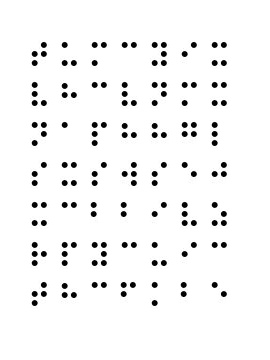
%> input picture COMS_5750/HW2/images/p7/in/1.jpg, 270 x 360 px
$ octave p7.m   (GNU Octave 9; MATLAB toolbox functions it lacks are replaced by stand-ins)
%> lines starting %> are read from the running program, lines starting %| are printed output that depends on the picture; in (x1, y1, x2, y2) boxes, pixels count from 0 and x2, y2 are one past the last pixel; in counts of white or black regions, pixels touching at a corner belong together; the program's own positions count from 1
clear; clc; close all;

a = imread('./../../images/p7/in/1.jpg');
%> a is the input picture: size 360x270x3 uint8; min 0, max 255, mean 244.1
% a = imread('./../../images/p7/in/2.jpg');
figure; imshow(a); title('Original');

%% -- 1. Binarize (replicate im2bw 0.5) --------------------------------------
b  = im2bw(a, 0.5);         % white background -> 1, dark dots -> 0
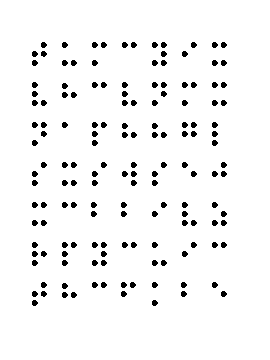
%> b: size 360x270 logical; 95.7% white; 151 black regions, largest, box (x1, y1, x2, y2) and area: (41, 42, 47, 48) 28, (62, 42, 68, 48) 28, (92, 42, 98, 48) 28
bi = ~b;                    % invert: dots -> 1 (foreground)
figure; imshow(bi); title('Inverted binary');

%% -- 2. Read Structural Elements
se = imread('./../../braille_cutouts/p.jpg');
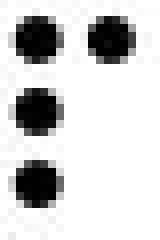
%> input picture COMS_5750/HW2/braille_cutouts/p.jpg, 20 x 30 px (shown 8 times larger)
%> se is the input picture: size 30x20x3 uint8; min 0, max 255, mean 208.6
se_bw = im2bw(se, 0.5);
%> se_bw: size 30x20 logical; 81.3% white; 4 black regions, box (x1, y1, x2, y2) and area: (2, 2, 8, 8) 28, (11, 2, 17, 8) 28, (2, 11, 8, 17) 28, (2, 20, 8, 26) 28
p_strel = ~se_bw;

figure; imshow(p_strel); title('P Structural Element');

se = imread('./../../braille_cutouts/t.jpg');
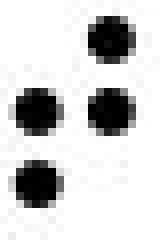
%> input picture COMS_5750/HW2/braille_cutouts/t.jpg, 20 x 30 px (shown 8 times larger)
%> se is the input picture: size 30x20x3 uint8; min 0, max 255, mean 208.3
se_bw = im2bw(se, 0.5);
%> se_bw: size 30x20 logical; 81.5% white; 4 black regions, box (x1, y1, x2, y2) and area: (11, 2, 17, 8) 28, (2, 11, 8, 17) 28, (2, 20, 8, 26) 28, (11, 11, 17, 17) 27
t_strel = ~se_bw;
figure; imshow(t_strel); title('T Structural Element');

se = imread('./../../braille_cutouts/s.jpg');
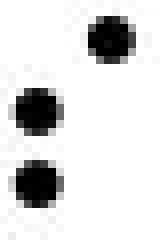
%> input picture COMS_5750/HW2/braille_cutouts/s.jpg, 20 x 30 px (shown 8 times larger)
%> se is the input picture: size 30x20x3 uint8; min 0, max 255, mean 220.1
se_bw = im2bw(se, 0.5);
%> se_bw: size 30x20 logical; 86% white; 3 black regions, box (x1, y1, x2, y2) and area: (11, 2, 17, 8) 28, (2, 11, 8, 17) 28, (2, 20, 8, 26) 28
s_strel = ~se_bw;

figure; imshow(s_strel); title('S Structural Element');

%% -- 3. Find P positions
p_positions = imerode(bi, p_strel);
%> p_positions: size 360x270 logical; 0.02% white; 3 white regions (3 under 20 px)
fprintf('Detected S positions: %d\n', sum(p_positions(:)));
%| Detected S positions: 16

onlyP = imdilate(p_positions, p_strel);
%> onlyP: size 360x270 logical; 0.23% white; 8 white regions, largest, box (x1, y1, x2, y2) and area: (92, 122, 98, 128) 28, (101, 122, 107, 128) 28, (92, 131, 98, 137) 28
figure; imshow(onlyP); title('S character pixel mask');

%% -- 3. Find T positions
t_positions = imerode(bi, t_strel);
%> t_positions: size 360x270 logical; 0% white in thin lines or dots, all inside (x1, y1, x2, y2) = (39, 54, 40, 295)
fprintf('Detected S positions: %d\n', sum(p_positions(:)));
%| Detected S positions: 16

onlyT = imdilate(t_positions, t_strel);
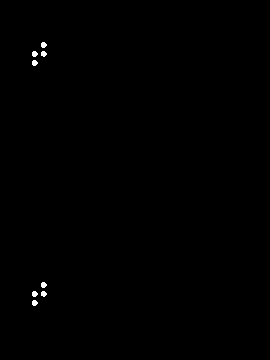
%> onlyT: size 360x270 logical; 0.23% white; 8 white regions, largest, box (x1, y1, x2, y2) and area: (41, 42, 47, 48) 28, (32, 51, 38, 57) 28, (32, 60, 38, 66) 28
figure; imshow(onlyT); title('T character pixel mask');

%% -- 4. Color P pixels WHITE in the original image --------------------------
color_img = a;
R = color_img(:,:,1);
G = color_img(:,:,2);
B = color_img(:,:,3);

pos    = find(onlyP == 1);
%> pos = 224 values from 22564 to 38286
R(pos) = 255;
%> R: size 360x270 uint8; min 0, max 255, mean 244.6
G(pos) = 255;
B(pos) = 255;

color_img(:,:,1) = R;
color_img(:,:,2) = G;
color_img(:,:,3) = B;

figure; imshow(color_img); title('P characters colored WHITE');

%% -- 4. Color T pixels WHITE in the original image --------------------------
R = color_img(:,:,1);
G = color_img(:,:,2);
B = color_img(:,:,3);

pos    = find(onlyT == 1);
%> pos = 222 values from 11573 to 16855
R(pos) = 255;
%> R: size 360x270 uint8; min 0, max 255, mean 245.1
G(pos) = 255;
B(pos) = 255;

color_img(:,:,1) = R;
color_img(:,:,2) = G;
color_img(:,:,3) = B;

figure; imshow(color_img); title('T characters colored WHITE');

%% -- 1. Binarize (replicate im2bw 0.5) --------------------------------------
b  = im2bw(color_img, 0.5);         % white background -> 1, dark dots -> 0
%> b: size 360x270 logical; 96.1% white; 135 black regions, largest, box (x1, y1, x2, y2) and area: (62, 42, 68, 48) 28, (92, 42, 98, 48) 28, (101, 42, 107, 48) 28
bi = ~b;                    % invert: dots -> 1 (foreground)
figure; imshow(bi); title('Inverted binary');

%% -- 3. Find S positions
s_positions = imerode(bi, s_strel);
%> s_positions: size 360x270 logical; 0.02% white; 4 white regions (4 under 20 px)
fprintf('Detected S positions: %d\n', sum(s_positions(:)));
%| Detected S positions: 17

onlyS = imdilate(s_positions, s_strel);
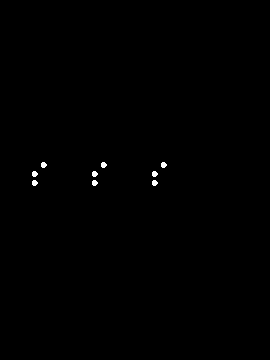
%> onlyS: size 360x270 logical; 0.26% white; 9 white regions, largest, box (x1, y1, x2, y2) and area: (41, 162, 47, 168) 28, (101, 162, 107, 168) 28, (161, 162, 167, 168) 28
figure; imshow(onlyS); title('S character pixel mask');

%% -- 4. Color S pixels GREEN in the original image --------------------------
color_img = a;
R = color_img(:,:,1);
G = color_img(:,:,2);
B = color_img(:,:,3);

pos    = find(onlyS == 1);
%> pos = 252 values from 11693 to 59926
R(pos) = 0;
%> R: size 360x270 uint8; min 0, max 255, mean 244
G(pos) = 200;
%> G: size 360x270 uint8; min 0, max 255, mean 244.5
B(pos) = 0;

color_img(:,:,1) = R;
%> color_img: size 360x270x3 uint8; 0.19% of pixels changed, all inside (x1, y1, x2, y2) = (32, 162, 167, 186)
color_img(:,:,2) = G;
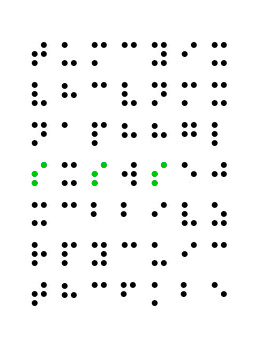
%> color_img: size 360x270x3 uint8; mean R, G, B 244, 244.5, 244.1
color_img(:,:,3) = B;

figure; imshow(color_img); title('S characters colored GREEN');

%% -- 5. Save result ---------------------------------------------------------
imwrite(color_img, './../../images/p7/out/1.jpg');
% imwrite(color_img, './../../images/p7/out/2.jpg');
